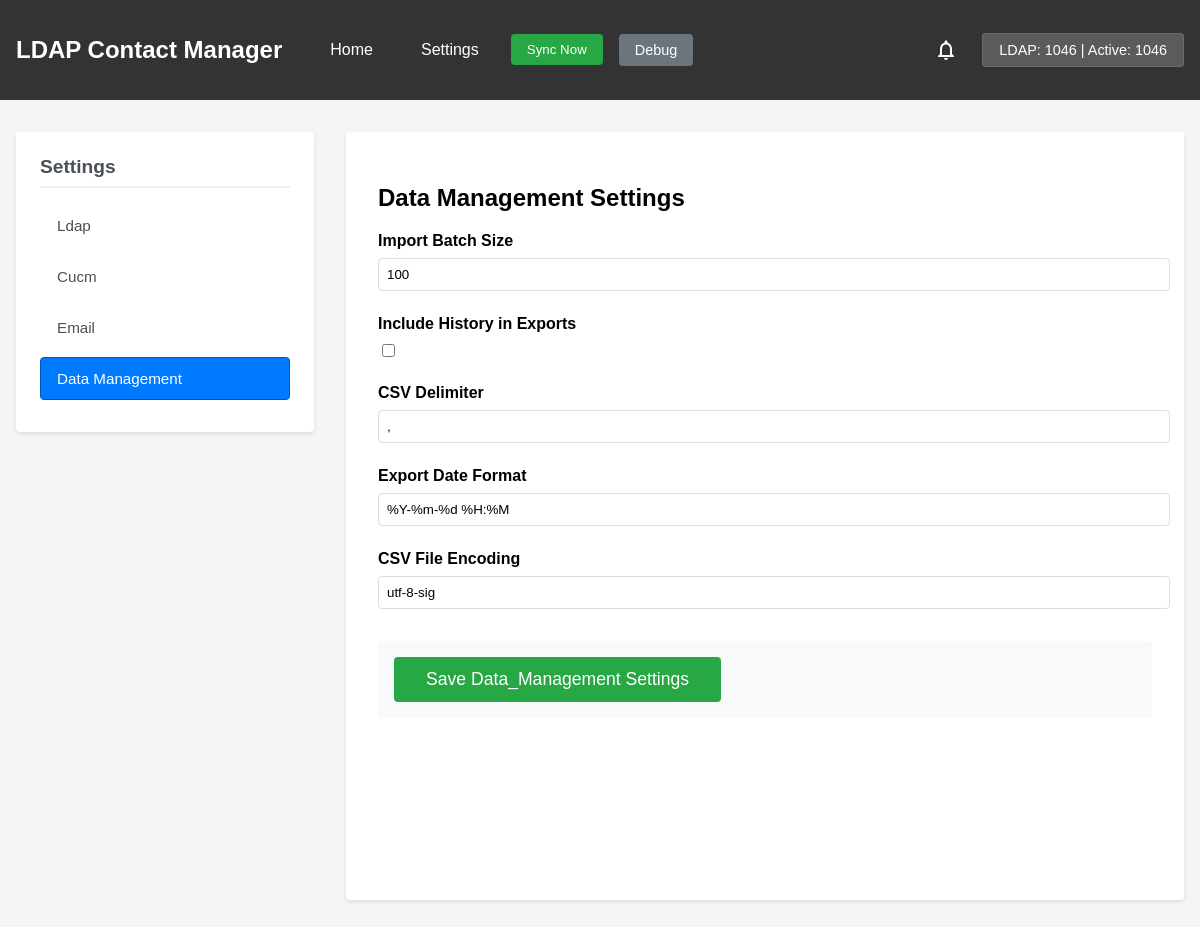
Page /settings/data_management on the committed database.
### models.py (models this page shows, shortened)
class Settings(db.Model):
    id = db.Column(db.Integer, primary_key=True)
    key = db.Column(db.String(64), unique=True)
    value = db.Column(db.Text)
    description = db.Column(db.String(256))
    type = db.Column(db.String(32))  # string, boolean, integer, text
    category = db.Column(db.String(32))  # ldap, email, etc.
    updated_at = db.Column(db.DateTime, default=datetime.utcnow, onupdate=datetime.utcnow)
    @staticmethod
    def get_default_cucm_settings():
        return [
            ('CUCM_HOST', '10.1.20.12', 'CUCM Server Host', 'string', 'cucm'),
            ('CUCM_USERNAME', '', 'CUCM AXL Username', 'string', 'cucm'),
            ('CUCM_PASSWORD', '', 'CUCM AXL Password', 'string', 'cucm'),
            ('CUCM_VERSION', '14.0.1', 'CUCM Version', 'string', 'cucm'),
            ('CUCM_VERIFY_CERT', 'False', 'Verify SSL Certificate', 'boolean', 'cucm')
        ]
    @staticmethod
    def get_default_ldap_settings():
        return [
            ('LDAP_SERVER', 'ldap.duth.gr', 'LDAP Server Address', 'string', 'ldap'),
            ('LDAP_PORT', '389', 'LDAP Port', 'string', 'ldap'),
            ('LDAP_USE_SSL', 'False', 'Use SSL/TLS for LDAP Connection', 'boolean', 'ldap'),
            ('LDAP_BIND_DN', '', 'LDAP Bind DN (Username)', 'string', 'ldap'),
            ('LDAP_BIND_PASSWORD', '', 'LDAP Bind Password', 'string', 'ldap'),
            ('LDAP_ALLOW_ANONYMOUS', 'True', 'Allow Anonymous Binding', 'boolean', 'ldap'),  # Changed default to 'True'
            ('LDAP_BASE_DN', '', 'LDAP Base DN for searches', 'string', 'ldap'),
            ('LDAP_USER_FILTER', '(uid=*)', 'LDAP User Filter', 'string', 'ldap'),
            ('LDAP_SYNC_ENABLED', 'False', 'Enable Automatic LDAP Sync', 'boolean', 'ldap'),
            ('LDAP_SYNC_INTERVAL', '60', 'LDAP Sync Interval (minutes)', 'integer', 'ldap'),
            ('LDAP_PAGE_SIZE', '100', 'LDAP Page Size', 'integer', 'ldap'),
            ('LDAP_MAX_ENTRIES', '1000', 'Max LDAP Entries (0 for no limit)', 'integer', 'ldap'),
        ]

### app.py (the view)
@app.route('/settings', methods=['GET'])
@app.route('/settings/<category>', methods=['GET'])
def settings(category=None):
    default_settings = []
    for setting_group in [
        Settings.get_default_ldap_settings(),
        Settings.get_default_cucm_settings(),
    ]:
        default_settings.extend(setting_group)
    for key, value, description, type_name, category_name in default_settings:
        if not Settings.query.filter_by(key=key).first():
            new_setting = Settings(
                key=key,
                value=value,
                description=description,
                type=type_name,
                category=category_name
            )
            db.session.add(new_setting)
    db.session.commit()
    settings = Settings.query.all()
    settings_by_category = {}
    for setting in settings:
        if setting.category not in settings_by_category:
            settings_by_category[setting.category] = []
        settings_by_category[setting.category].append(setting)
    if not category and settings_by_category:
        category = next(iter(settings_by_category))
    return render_template('settings.html',
                         settings_by_category=settings_by_category,
                         active_category=category)

### app.py (called while the page is built)
@app.context_processor
def inject_contacts_count():
    try:
        ldap_total = Contact.query.filter(Contact.ldap_dn.isnot(None)).count()
        active_total = Contact.query.filter_by(is_active=True).count()
        return {
            'ldap_contacts': ldap_total,
            'active_contacts': active_total
        }
    except Exception as e:
        print(f"Error getting contact counts: {e}")  # Add error logging
        return {
            'ldap_contacts': 0,
            'active_contacts': 0
        }

### templates/settings.html (shortened to what this page needs)
{% extends 'base.html' %}
{% block content %}
<div class="settings-layout">
    <div class="settings-nav">
        <h3>Settings</h3>
        <ul>
            {% for category in settings_by_category %}
            <li>
                <a href="{{ url_for('settings', category=category) }}"
                   class="{% if category == active_category %}active{% endif %}">
                    {{ category.replace('_', ' ').title() }}
                </a>
            </li>
            {% endfor %}
        </ul>
    </div>
    <div class="settings-content">
        {% if active_category %}
        <form method="post" action="{{ url_for('save_settings', category=active_category) }}">
            <h2>{{ active_category.replace('_', ' ').title() }} Settings</h2>
            {% for setting in settings_by_category[active_category] %}
            <div class="setting-item">
                <label for="{{ setting.key }}">
                    {{ setting.description }}
                </label>
                {% if setting.type == 'boolean' %}
                <div class="checkbox-container">
                    <input type="checkbox" name="{{ setting.key }}" id="{{ setting.key }}"
                        {% if setting.value.lower() == 'true' %}checked{% endif %}>
                </div>
                {% elif setting.key == 'LDAP_BIND_PASSWORD' %}
                <input type="password" name="{{ setting.key }}" id="{{ setting.key }}" value="{{ setting.value }}">
                {% else %}
                <input type="{{ 'password' if 'password' in setting.key.lower() else 'text' }}" name="{{ setting.key }}" id="{{ setting.key }}" value="{{ setting.value }}">
                {% endif %}
            </div>
            {% endfor %}
            <div class="form-actions">
                <button type="submit" class="button save-settings">Save {{ active_category.title() }} Settings</button>
            </div>
        </form>
        {% else %}
        <div class="settings-welcome">
            <h2>Settings</h2>
            <p>Select a category from the sidebar to configure application settings.</p>
        </div>
        {% endif %}
    </div>
</div>
{% endblock %}

### static/style.css (style rules this page uses)
body { font-family: Arial, sans-serif; margin: 0; padding: 0; background-color: #f5f5f5; }
.setting-item { margin-bottom: 1rem; }
.setting-item label { display: block; margin-bottom: 0.5rem; font-weight: bold; }
.setting-item input[type="text"], .setting-item input[type="password"] { width: 100%; padding: 0.5rem; border: 1px solid #ddd; border-radius: 4px; }
.save-settings { background: #007bff; color: white; padding: 0.5rem 1rem; border: none; border-radius: 4px; cursor: pointer; }
.form-actions { display: flex; gap: 1rem; margin-top: 2rem; }
.button { padding: 0.5rem 1rem; border-radius: 4px; border: none; cursor: pointer; text-decoration: none; font-size: 0.9rem; }
.form-actions { margin-top: 2rem; padding: 1rem; background: #f8f9fa; border-radius: 4px; text-align: center; }
.button.save-settings { background: #28a745; color: white; padding: 0.75rem 2rem; font-size: 1.1rem; font-weight: 500; border: none; border-radius: 4px; cursor: pointer; transition: background-color 0.2s; }
.settings-nav { position: fixed; left: 0; top: 64px; width: 250px; height: calc(100vh - 64px); background: white; padding: 1.5rem; border-radius: 0 4px 4px 0; box-shadow: 0 2px 4px rgba(0,0,0,0.1); overflow-y: auto; z-index: 100; }
.settings-content { margin-left: 250px; padding: 2rem; min-height: calc(100vh - 64px); background: white; flex-grow: 1; }
.setting-item { margin-bottom: 1.5rem; }
.settings-nav { width: 250px; flex-shrink: 0; background: white; padding: 1.5rem; border-radius: 4px; box-shadow: 0 2px 4px rgba(0,0,0,0.1); position: sticky; top: 1rem; height: fit-content; margin-top: 1rem; }
.settings-nav h3 { margin: 0 0 1rem 0; padding-bottom: 0.5rem; border-bottom: 2px solid #f0f0f0; color: #495057; font-size: 1.2rem; }
.settings-nav ul { list-style: none; padding: 0; margin: 0; }
.settings-nav li { margin-bottom: 0.5rem; }
.settings-nav a { display: block; padding: 0.75rem 1rem; color: #495057; text-decoration: none; border-radius: 4px; transition: all 0.2s; font-size: 0.95rem; border: 1px solid transparent; }
.settings-nav a.active { background: #007bff; color: white; border-color: #0056b3; }
.settings-content { flex-grow: 1; background: white; padding: 2rem; border-radius: 4px; box-shadow: 0 2px 4px rgba(0,0,0,0.1); margin: 1rem 0; align-self: flex-start; min-height: calc(100vh - 80px); }
.settings-nav a[href*="data_management"] { text-transform: none; }
.settings-layout { display: flex; gap: 2rem; max-width: 1200px; margin: 0 auto; padding: 1rem; min-height: calc(100vh - 64px); position: relative; }
.settings-nav { width: 250px; flex-shrink: 0; background: white; padding: 1.5rem; border-radius: 4px; box-shadow: 0 2px 4px rgba(0,0,0,0.1); position: sticky; top: 1rem; height: fit-content; z-index: 100; }
.settings-content { flex: 1; background: white; padding: 2rem; border-radius: 4px; box-shadow: 0 2px 4px rgba(0,0,0,0.1); min-height: calc(100vh - 96px); }
.settings-nav a[href*="cucm"] { text-transform: none; }
.setting-item .checkbox-container { display: flex; align-items: center; margin-bottom: 0.5rem; }

### rows in the picture
Settings: replace "Ldap"
Settings: replace "Cucm"
Settings: replace "Email"
Settings: replace "Data Management", description "Import Batch Size", IMPORT_BATCH_SIZE "100"
Settings: description "Include History in Exports"
Settings: description "CSV Delimiter", CSV_DELIMITER ","
Settings: description "Export Date Format", EXPORT_DATE_FORMAT "%Y-%m-%d %H:%M"
Settings: description "CSV File Encoding", CSV_ENCODING "utf-8-sig"

### other values in the picture
{{ ldap_contacts }} "1046"
{{ active_contacts }} "1046"
{{ active_category.replace('_', ' ').title() }} "Data Management"
{{ active_category.title() }} "Data_Management"
